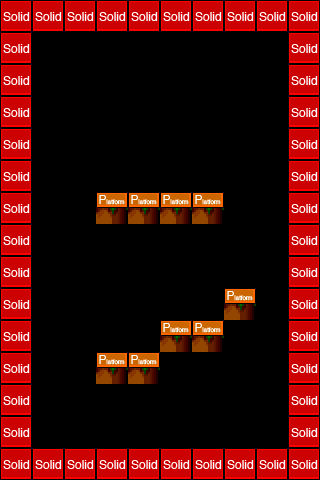

Tiled map render using the project's own tile images. Description and the map definition, with tile-layer contents summarised, below:
An orthogonal 10x15 tile map with 32x32 px tiles, 3 tile layers (foreground, background, collision), 2 tilesets and 1 object (mainPlayer).

<map version="1.0" orientation="orthogonal" width="10" height="15" tilewidth="32" tileheight="32">
 <properties>
  <property name="background_color" value="#666666" />
 </properties>
 <tileset firstgid="1" name="area01_level_tiles" tilewidth="32" tileheight="32">
  <image source="area01_tileset/area01_level_tiles.png" width="640" height="241" />
 </tileset>
 <tileset firstgid="141" name="metatiles32x32" tilewidth="32" tileheight="32">
  <image source="area01_tileset/metatiles32x32.png" width="160" height="32" />
  <tile id="0">
   <properties>
    <property name="type" value="solid" />
   </properties>
  </tile>
  <tile id="1">
   <properties>
    <property name="type" value="platform" />
   </properties>
  </tile>
 </tileset>
 <layer name="foreground" width="10" height="15">
  <data>[150 cells, 0 non-empty, 0 distinct tile ids]</data>
 </layer>
 <layer name="background" width="10" height="15">
  <data>[150 cells, 55 non-empty, 2 distinct tile ids]</data>
 </layer>
 <objectgroup name="entities" width="10" height="15">
  <object name="mainPlayer" x="133" y="101" width="22" height="21">
   <properties>
    <property name="image" value="gripe_run_right" />
    <property name="spritewidth" value="64" />
   </properties>
  </object>
 </objectgroup>
 <layer name="collision" width="10" height="15">
  <data>[150 cells, 55 non-empty, 2 distinct tile ids]</data>
 </layer>
</map>
